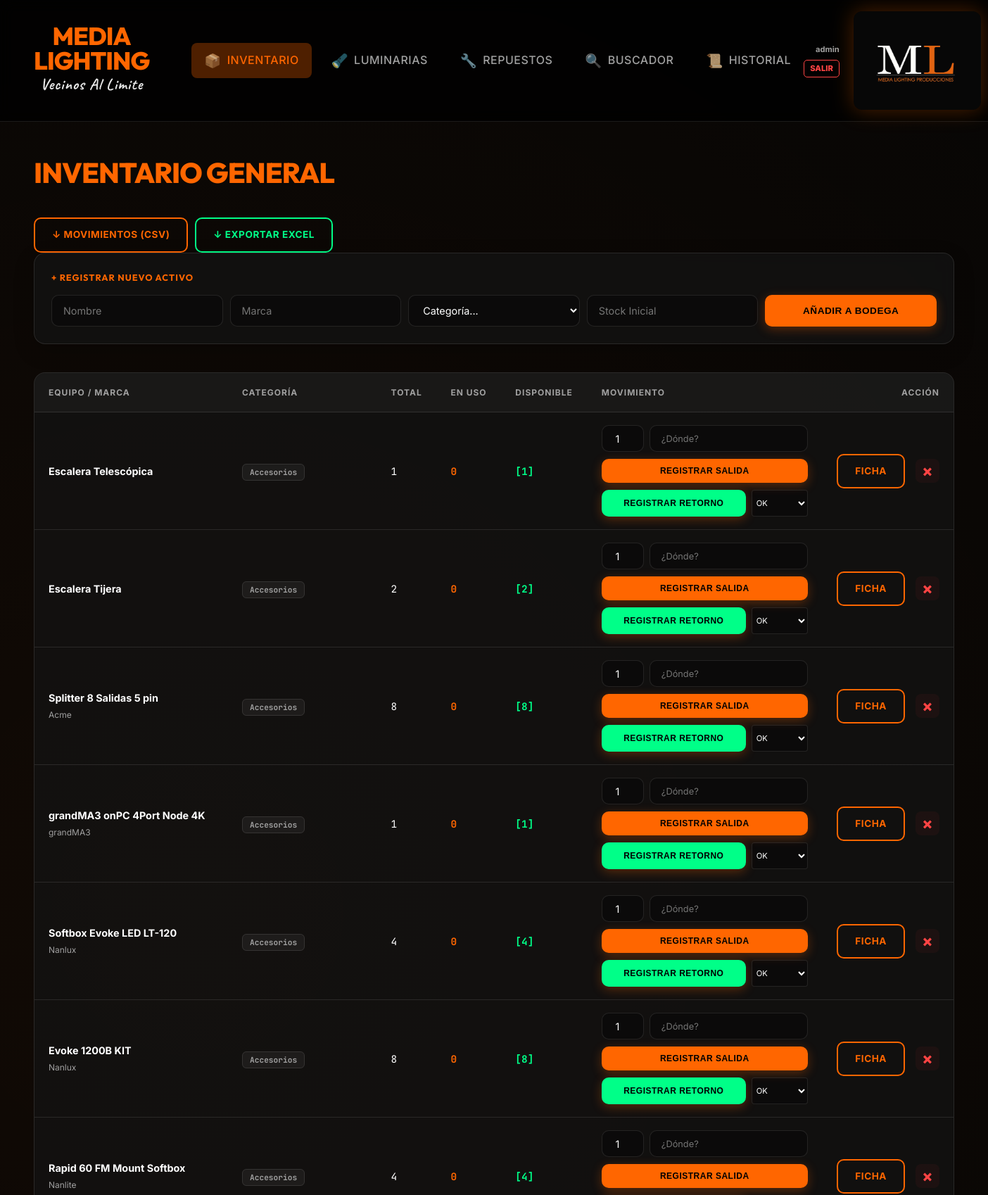
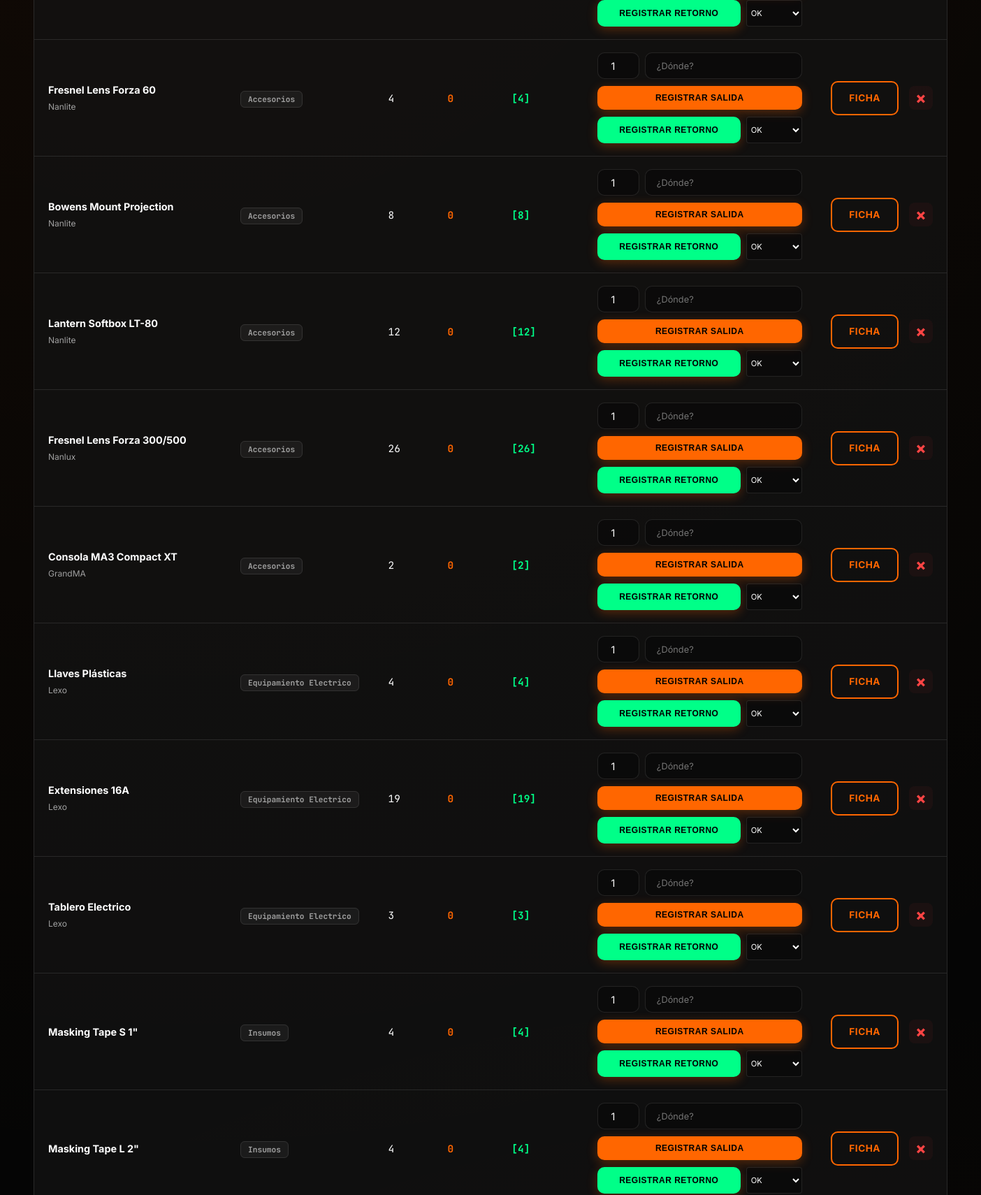
The app's page /inventario (signed in, upper part) with its own data (2 pictures, top to bottom).
### app.py (models this page shows)
class Equipo(db.Model):
    id = db.Column(db.Integer, primary_key=True)
    nombre = db.Column(db.String(100), nullable=False)
    categoria = db.Column(db.String(50), nullable=False)
    marca = db.Column(db.String(50))
    cantidad_total = db.Column(db.Integer, default=1)
    cantidad_en_uso = db.Column(db.Integer, default=0)
    fecha_ingreso = db.Column(db.String(10))
    observaciones = db.Column(db.Text, default="")
    danado = db.Column(db.Boolean, default=False) # Nuevo: Indicar si el equipo está dañado
    manual_filename = db.Column(db.String(200))
    gestion_individual = db.Column(db.Boolean, default=False) # True para equipos que se gestionan individualmente (ej: Luminarias)
    movimientos = db.relationship('Historial', backref='equipo', cascade="all, delete-orphan")
    documentos = db.relationship('Documento', backref='equipo', cascade="all, delete-orphan")
    compatibles = db.relationship(
        'Equipo',
        secondary='compatibilidad',
        primaryjoin='Equipo.id==compatibilidad.c.equipo_id',
        secondaryjoin='Equipo.id==compatibilidad.c.compatible_id',
        backref='es_compatible_con'
    )

### app.py (the view)
@app.route('/inventario')
@login_required
def index():
    equipos = Equipo.query.filter(Equipo.categoria != 'Luminarias').order_by(Equipo.id.desc()).all()
    ubicaciones = db.session.query(Historial.usuario).distinct().all()
    ubicaciones = sorted([u[0] for u in ubicaciones if u[0]])
    return render_template('index.html', equipos=equipos, categorias=CATEGORIAS, ubicaciones=ubicaciones)

### app.py (called while the page is built)
def login_required(f):
    @wraps(f)
    def decorated_function(*args, **kwargs):
        if 'user_id' not in session:
            flash("Por favor, inicia sesión para acceder.", "warning")
            return redirect(url_for('login'))
        return f(*args, **kwargs)
    return decorated_function

### templates/index.html (shortened to what this page needs)
{% extends "base.html" %}
{% block content %}
<div class="header-actions">
    <h1>INVENTARIO GENERAL</h1>
    <div style="display:flex; gap:10px;">
        <a href="/exportar_movimientos" class="btn-outline" style="color:var(--orange); border-color:var(--orange);">↓
            MOVIMIENTOS (CSV)</a>
        <a href="/exportar" class="btn-outline" style="color:var(--green); border-color:var(--green);">↓ EXPORTAR
            EXCEL</a>
    </div>
</div>
<div class="form-box" style="margin-bottom: 40px;">
    <h3 style="margin:0 0 15px 0; color:var(--orange); font-size: 0.8rem; letter-spacing:1px;">+ REGISTRAR NUEVO ACTIVO
    </h3>
    <form action="/add" method="POST"
        style="display: grid; grid-template-columns: repeat(auto-fit, minmax(150px, 1fr)); gap: 10px;">
        <input type="text" name="nom" placeholder="Nombre" required>
        <input type="text" name="mar" placeholder="Marca">
        <select name="cat" required>
            <option value="" disabled selected>Categoría...</option>
        </select>
        <input type="number" name="can" placeholder="Stock Inicial" required min="1">
        <button type="submit" class="btn-main">AÑADIR A BODEGA</button>
    </form>
</div>
<div class="table-container">
    <table>
        <thead>
            <tr>
                <th>EQUIPO / MARCA</th>
                <th>CATEGORÍA</th>
                <th>TOTAL</th>
                <th>EN USO</th>
                <th>DISPONIBLE</th>
                <th>MOVIMIENTO</th>
                <th style="text-align: right;">ACCIÓN</th>
            </tr>
        </thead>
        <tbody>
            {% for e in equipos %}
            {% if e.categoria == 'Luminarias' %}
            <tr style="{{ 'background:rgba(215, 0, 0, 0.1);' if e.cantidad_total == e.cantidad_en_uso }}">
                <td data-label="Equipo">
                    <span style="display:block; font-weight:700;">{{ e.nombre }}</span>
                    <small style="color:var(--text-dim)">{{ e.marca }}</small>
                </td>
                <td data-label="Categoría"><span class="badge" style="background: var(--orange); color: #000;">{{
                        e.categoria }}</span></td>
                <td data-label="Total" style="font-family: 'JetBrains Mono';">{{ e.cantidad_total }}</td>
                <td data-label="En Uso" style="color:var(--orange); font-family: 'JetBrains Mono'; font-weight:bold;">{{
                    e.cantidad_en_uso }}</td>
                <td data-label="Disponible"
                    style="font-family: 'JetBrains Mono'; font-weight: bold; color: {{ '#00ff88' if (e.cantidad_total - e.cantidad_en_uso) > 0 else '#ff4444' }}">
                    {{ e.cantidad_total - e.cantidad_en_uso }}
                </td>
                <td data-label="Movimiento" style="text-align: center;">
                    <a href="/equipo/{{ e.id }}/individuales" class="btn-outline" style="font-size: 0.8rem;">
                        IR A GESTIÓN
                    </a>
                </td>
                <td style="text-align: right;">
                    <div class="actions-list">
                        <a href="/equipo/{{ e.id }}?next=/" class="btn-outline">FICHA</a>
                    </div>
                </td>
            </tr>
            {% else %}
            {% set disp = e.cantidad_total - e.cantidad_en_uso %}
            <tr
                style="{{ 'background:rgba(215, 0, 0, 0.1);' if e.danado else ('opacity:0.6; background:rgba(255,0,0,0.05);' if disp == 0) }}">
                <td data-label="Equipo">
                    <span style="display:block; font-weight:700;">
                        {{ e.nombre }}
                    </span>
                    <small style="color:var(--text-dim)">{{ e.marca }}</small>
                </td>
                <td data-label="Categoría"><span class="badge">{{ e.categoria }}</span></td>
                <td data-label="Total" style="font-family: 'JetBrains Mono';">{{ e.cantidad_total }}</td>
                <td data-label="En Uso" style="color:var(--orange); font-family: 'JetBrains Mono'; font-weight:bold;">{{
                    e.cantidad_en_uso }}</td>
                <td data-label="Disponible"
                    style="font-family: 'JetBrains Mono'; font-weight: bold; color: {{ '#00ff88' if disp > 0 else '#ff4444' }}">
                    [{{ disp }}]
                </td>
                <td data-label="Movimiento">
                    <form method="POST" style="display:flex; flex-direction: column; gap:10px; min-width: 220px;">
                        <div style="display:flex; gap:8px;">
                            <input type="number" name="cant_lote" value="1" min="1" title="Cantidad"
                                style="width:60px; text-align: center; height: 38px;" required>
                            <input type="text" name="donde" list="list-ubicaciones" placeholder="¿Dónde?"
                                style="flex:1; height: 38px; font-size:0.8rem;" required>
                        </div>
                        <div style="display:flex; flex-direction: column; gap:10px;">
                            <button type="submit" formaction="/movimiento/{{ e.id }}/prestar" class="btn-main"
                                {{ 'disabled' if disp==0 }}
                                style="padding: 10px; font-size: 0.75rem; {{ 'filter:grayscale(1); opacity:0.5;' if disp == 0 }}">
                                REGISTRAR SALIDA
                            </button>
                            <div style="display:grid; grid-template-columns: 1fr 80px; gap: 8px;">
                                <button type="submit" formaction="/movimiento/{{ e.id }}/devolver" class="btn-main"
                                    style="background:var(--green); padding: 10px; font-size: 0.75rem;" {{ 'disabled' if
                                    e.cantidad_en_uso==0 }}>
                                    REGISTRAR RETORNO
                                </button>
                                <select name="estado_retorno"
                                    style="padding: 2px; font-size: 0.7rem; height: 38px; border-radius: 4px;">
                                    <option value="Buen Estado">OK</option>
                                </select>
                            </div>
                        </div>
                    </form>
                </td>
                <td style="text-align: right;">
                    <div class="actions-list">
                        <a href="/equipo/{{ e.id }}?next=/" class="btn-outline">FICHA</a>
                        <a href="/delete/{{ e.id }}" onclick="return confirm('¿Eliminar equipo?')" class="btn-delete"
                            title="Eliminar">&times;</a>
                    </div>
                </td>
            </tr>
            {% endif %}
            {% endfor %}
        </tbody>
    </table>
</div>
{% endblock %}

### templates/base.html (shortened to what this page needs)
<!DOCTYPE html>
<html lang="es">
<head>
  <link rel="stylesheet" href="{{ url_for('static', filename='style.css') }}?v=1.1">
</head>
<body>
  {% if 'user_id' in session %}
  <nav>
    <div class="nav-left">
      <div class="brand-wrapper">
        <div class="brand-name">MEDIA LIGHTING</div>
        <div class="brand-subtitle">Vecinos Al Limite</div>
      </div>
      <div class="nav-links">
        <a href="/inventario" class="{{ 'active' if request.path == '/inventario' }}"><span
            class="nav-icon">📦</span><span>INVENTARIO</span></a>
        <a href="/luminarias" class="{{ 'active' if request.path == '/luminarias' }}"><span
            class="nav-icon">🔦</span><span>LUMINARIAS</span></a>
        <a href="/repuestos" class="{{ 'active' if request.path.startswith('/repuesto') }}"><span
            class="nav-icon">🔧</span><span>REPUESTOS</span></a>
        <a href="/buscar" class="{{ 'active' if request.path == '/buscar' }}"><span
            class="nav-icon">🔍</span><span>BUSCADOR</span></a>
        <a href="/historial" class="{{ 'active' if request.path == '/historial' }}"><span
            class="nav-icon">📜</span><span>HISTORIAL</span></a>
      </div>
    </div>
    <div class="nav-right">
      <div style="display:flex; flex-direction:column; align-items:flex-end; gap:5px;">
        <span style="font-size:0.7rem; color:var(--text-dim); font-weight:700;">{{ session['username'] }}</span>
        <a href="/logout"
          style="color:var(--red); text-decoration:none; font-size:0.7rem; font-weight:800; border:1px solid var(--red); padding:3px 8px; border-radius:5px;">SALIR</a>
      </div>
      <img src="{{ url_for('static', filename='logo.jpg') }}" alt="ML" class="logo-header" style="margin-left:20px;">
    </div>
  </nav>
  {% endif %}
  <div class="container">
    {% block content %}{% endblock %}
  </div>
</body>
</html>

### records on screen
Equipo: nombre "Escalera Telescópica", categoria "Accesorios", cantidad_total "1", cantidad_en_uso "0"
Equipo: nombre "Escalera Tijera", categoria "Accesorios", cantidad_total "2", cantidad_en_uso "0"
Equipo: nombre "Splitter 8 Salidas 5 pin", marca "Acme", categoria "Accesorios", cantidad_total "8", cantidad_en_uso "0"
Equipo: nombre "grandMA3 onPC 4Port Node 4K", marca "grandMA3", categoria "Accesorios", cantidad_total "1", cantidad_en_uso "0"
Equipo: nombre "Softbox Evoke LED LT-120", marca "Nanlux", categoria "Accesorios", cantidad_total "4", cantidad_en_uso "0"
Equipo: nombre "Evoke 1200B KIT", marca "Nanlux", categoria "Accesorios", cantidad_total "8", cantidad_en_uso "0"
Equipo: nombre "Rapid 60 FM Mount Softbox", marca "Nanlite", categoria "Accesorios", cantidad_total "4", cantidad_en_uso "0"
Equipo: nombre "Fresnel Lens Forza 60", marca "Nanlite", categoria "Accesorios", cantidad_total "4", cantidad_en_uso "0"
Equipo: nombre "Bowens Mount Projection", marca "Nanlite", categoria "Accesorios", cantidad_total "8", cantidad_en_uso "0"
Equipo: nombre "Lantern Softbox LT-80", marca "Nanlite", categoria "Accesorios", cantidad_total "12", cantidad_en_uso "0"
Equipo: nombre "Fresnel Lens Forza 300/500", marca "Nanlux", categoria "Accesorios", cantidad_total "26", cantidad_en_uso "0"
Equipo: nombre "Consola MA3 Compact XT", marca "GrandMA", categoria "Accesorios", cantidad_total "2", cantidad_en_uso "0"
Equipo: nombre "Llaves Plásticas", marca "Lexo", categoria "Equipamiento Electrico", cantidad_total "4", cantidad_en_uso "0"
Equipo: nombre "Extensiones 16A", marca "Lexo", categoria "Equipamiento Electrico", cantidad_total "19", cantidad_en_uso "0"
Equipo: nombre "Tablero Electrico", marca "Lexo", categoria "Equipamiento Electrico", cantidad_total "3", cantidad_en_uso "0"
Equipo: nombre "Masking Tape S 1\"", categoria "Insumos", cantidad_total "4", cantidad_en_uso "0"
Equipo: nombre "Masking Tape L 2\"", categoria "Insumos", cantidad_total "4", cantidad_en_uso "0"

### other values on screen
{{ session['username'] }} "admin"
